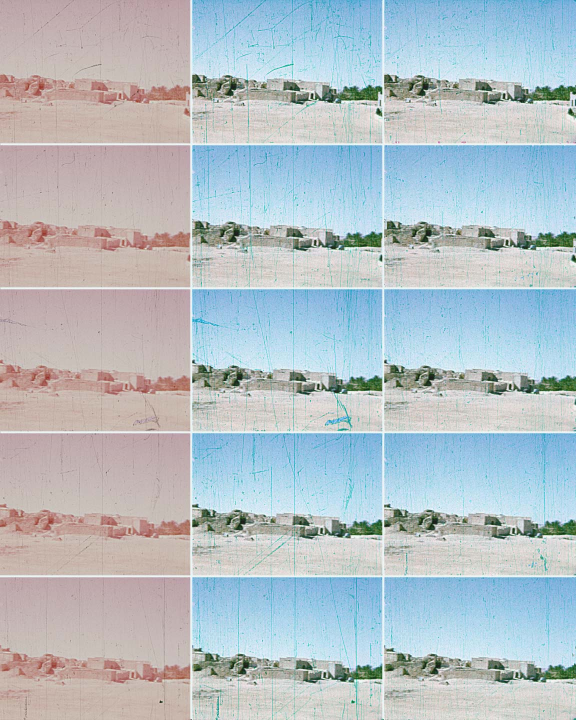
%> input picture film1_big.jpg, 1152 x 1440 px (shown at 1/2 size)
$ octave EdgeDetectionWithMedianFilter.m   (GNU Octave 9; MATLAB toolbox functions it lacks are replaced by stand-ins)
%> lines starting %> are read from the running program, lines starting %| are printed output that depends on the picture; in (x1, y1, x2, y2) boxes, pixels count from 0 and x2, y2 are one past the last pixel; in counts of white or black regions, pixels touching at a corner belong together; the program's own positions count from 1
close all
clc
clear

im = imread('http://fy.chalmers.se/~romeo/RRY025/mfiles/film1_big.jpg');
%> im is the input picture: size 1440x1152x3 uint8; mean R, G, B 180.5, 191.4, 197.4
im = imcrop(im, [383 0 383 290]); %    First image in the second column
%> im: size 290x384x3 uint8
figure, imshow(im, [])
title('original image')

% Greyscale
grey = rgb2gray(im);
%figure, imshow(grey, [])
%title('greyscale image')

% Gaussian filter
filterSize = 2;
gaussian = fspecial('gaussian',[filterSize,filterSize],filterSize/2);
grey = imfilter(grey,gaussian,'replicate');
figure, imshow(grey, [])
title('Gaussian filter applied')

% Sobel mask to find out gradients magnitude
[Gmag,Gdir] = imgradient(grey, 'prewitt');
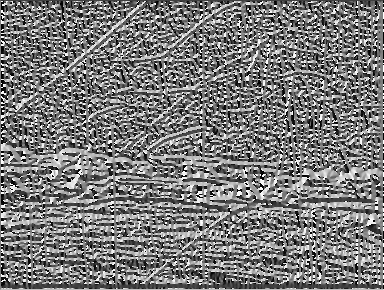
%> Gdir: size 290x384 double; min -180, max 179.9, mean -7.6; drawn with min black and max white
figure, imshow(Gmag, [])
title('Gradient magnitude')

% Convert to binary with thresholding: building
GmagBinary = Gmag > 0.1*max(Gmag(:));
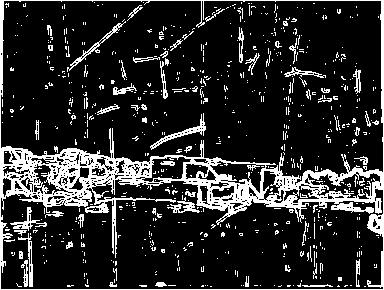
%> GmagBinary: size 290x384 logical; 16.7% white; 712 white regions (654 under 20 px), largest, box (x1, y1, x2, y2) and area: (0, 0, 384, 290) 12291, (150, 113, 206, 150) 308, (67, 21, 126, 72) 254
figure, imshow(GmagBinary, [])
title('binary')

% Try to close the objects with morpholgical operation Closing of binary image by a disk mask of 3 X 3.
GmagBinary = imclose(GmagBinary,strel('disk',1));
%> GmagBinary: size 290x384 logical; 20.7% white; 395 white regions (329 under 20 px), largest, box (x1, y1, x2, y2) and area: (0, 0, 384, 290) 16951, (67, 5, 143, 72) 409, (150, 113, 206, 150) 359
figure, imshow(GmagBinary, [])
title('morphological closing')

% delete all small noise
GmagBinary = bwareaopen(GmagBinary,10);
figure, imshow(GmagBinary, [])
title('Only big dotts')

% Get color channels
R = im(:,:,1);
G = im(:,:,2);
B = im(:,:,3);

% Detect buidlings/background
im_subtracted_RB = R-B;
figure
title('Color subtracted image')
subplot(3,3,1),imshow(im_subtracted_RB, [])
title('R-B')
im_subtracted_RG = R-G;
subplot(3,3,2),imshow(im_subtracted_RG, [])
title('R-G')
im_subtracted = R-R;
%> im_subtracted: size 290x384 uint8; every value is 0
subplot(3,3,3),imshow(im_subtracted, [])
title('R-R')
im_subtracted = G-B;
subplot(3,3,4),imshow(im_subtracted, [])
title('G-B')
im_subtracted = G-G;
subplot(3,3,5),imshow(im_subtracted, [])
title('G-G')
im_subtracted_GR = G-R;
subplot(3,3,6),imshow(im_subtracted_GR, [])
title('G-R')
im_subtracted = B-B;
subplot(3,3,7),imshow(im_subtracted, [])
title('B-B')
im_subtracted = B-G;
subplot(3,3,8),imshow(im_subtracted, [])
title('B-G')
im_subtracted = B-R;
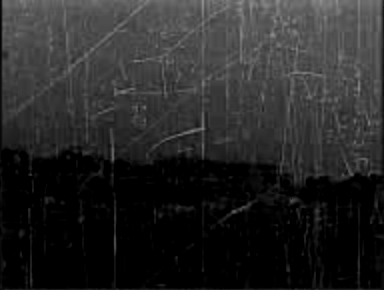
%> im_subtracted: size 290x384 uint8; min 0, max 142, mean 39.2
subplot(3,3,9),imshow(im_subtracted, [])
title('B-R')

% G-R since the scratches are visible
im_norm = im_subtracted_GR./max(max(im_subtracted_GR));
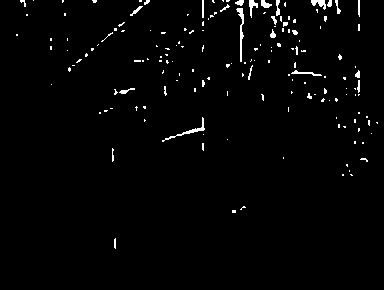
%> im_norm: size 290x384 uint8; values 0 (black) and 1 (white), 1.8% white in thin lines or dots, all inside (x1, y1, x2, y2) = (16, 0, 378, 249)
%figure, imhist(double(im_norm))
im_median = median(median(im_norm));
%> im_median = 0
im_binary = im2bw(im_subtracted_GR, im_median);
%> im_binary: size 290x384 logical; 78.7% white; 147 black regions (99 under 20 px), largest, box (x1, y1, x2, y2) and area: (114, 161, 203, 288) 5917, (2, 168, 85, 289) 5781, (248, 202, 310, 289) 2674
figure
subplot(1,3,1),imshow(im_binary, [])
title('Color subtracted image thresholded G-R')

% R-B
im_norm = im_subtracted_RB./max(max(im_subtracted_RB));
%> im_norm: size 290x384 uint8; values 0 (black) and 1 (white), 0.59% white in thin lines or dots, all inside (x1, y1, x2, y2) = (3, 154, 366, 261)
%figure, imhist(double(im_norm))
im_median = median(median(im_norm));
im_binary = im2bw(im_subtracted_RB, im_median/2);
%> im_binary: size 290x384 logical; 29.4% white; 46 white regions (27 under 20 px), largest, box (x1, y1, x2, y2) and area: (2, 149, 311, 288) 27129, (319, 174, 383, 288) 2174, (317, 207, 358, 288) 2042
figure
subplot(1,3,1),imshow(im_binary, [])
title('Color subtracted image thresholded R-B')

% R-G
im_norm = im_subtracted_RG./max(max(im_subtracted_RG));
%> im_norm: size 290x384 uint8; values 0 (black) and 1 (white), 1% white in thin lines or dots, all inside (x1, y1, x2, y2) = (5, 154, 373, 286)
%figure, imhist(double(im_norm))
im_median = median(median(im_norm));
im_binary_2 = im2bw(im_subtracted_RG, im_median);
%> im_binary_2: size 290x384 logical; 19.9% white; 154 white regions (99 under 20 px), largest, box (x1, y1, x2, y2) and area: (114, 161, 203, 288) 5398, (2, 169, 85, 289) 5335, (249, 203, 310, 288) 2459
subplot(1,3,2), imshow(im_binary_2, [])
title('Color subtracted image thresholded R-G')

% Combine and dilate
im_binary = im_binary_2 | im_binary;
%> im_binary: size 290x384 logical; 30% white; 56 white regions (39 under 20 px), largest, box (x1, y1, x2, y2) and area: (2, 149, 311, 289) 27610, (317, 174, 383, 288) 4321, (298, 179, 320, 203) 321
se = strel('diamond',6);
im_binary = imdilate(im_binary,se);
%> im_binary: size 290x384 logical; 45.5% white; 4 white regions, box (x1, y1, x2, y2) and area: (0, 143, 384, 290) 50422, (171, 126, 185, 139) 98, (162, 135, 176, 148) 98, (359, 122, 372, 135) 85
subplot(1,3,3), imshow(im_binary, [])
title('Color subtracted image thresholded combined')

maskImage = ~im_binary & GmagBinary;
%> maskImage: size 290x384 logical; 5.5% white; 122 white regions (61 under 20 px), largest, box (x1, y1, x2, y2) and area: (0, 0, 384, 173) 1506, (67, 5, 143, 72) 409, (133, 48, 171, 99) 312
figure, imshow(maskImage, [])
title('Mask')

% try determine the color of the screatches
area = maskImage;
area = im2uint8(area);
area(area > 0) = 1;
predScratchArea = im .* area;
figure, imshow(predScratchArea, [])
title('Mask in color')

% Smooth image
medfilimgR = medfilt2(R, [10,10]);
medfilimgG = medfilt2(G, [10,10]);
medfilimgB = medfilt2(B, [10,10]);
R(maskImage) = medfilimgR(maskImage);
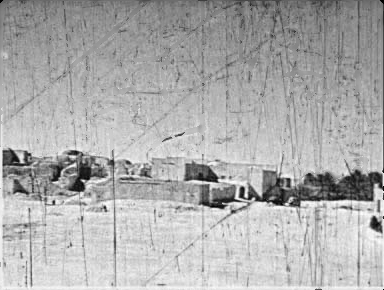
%> R: size 290x384 uint8; min 0, max 255, mean 173.2
G(maskImage) = medfilimgG(maskImage);
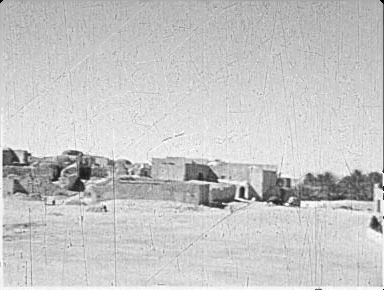
%> G: size 290x384 uint8; min 0, max 255, mean 198.5
B(maskImage) = medfilimgB(maskImage);
im(:,:,1) = R;
im(:,:,2) = G;
im(:,:,3) = B;
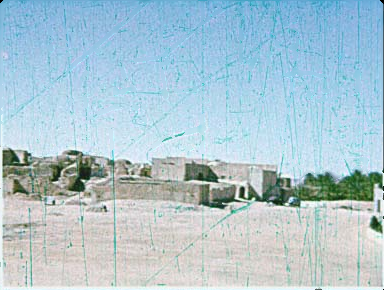
%> im: size 290x384x3 uint8; mean R, G, B 173.2, 198.5, 209.3

%blurredImage = conv2(im, ones(15)/15^2, 'same');
%im(maskImage) = blurredImage(maskImage);
figure, imshow(im, [])
title('Result')
